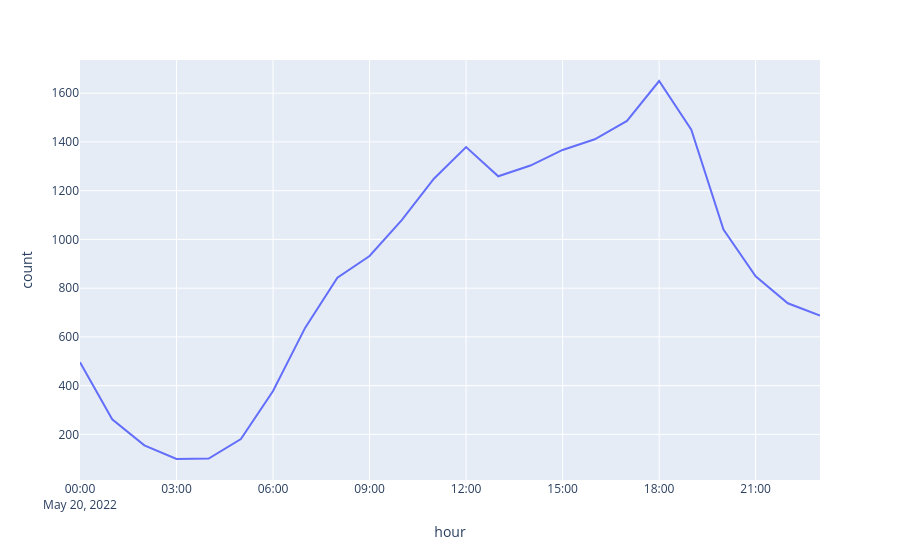

Notebook code cell kept with this figure:
### Code cell
px.line(chicago_hourly_stats, 'hour', 'count')

### Figure 1 — Plotly figure (JSON) as saved in the notebook; plotly's stock layout.template omitted (floating-point values rounded to 4 significant figures)
{"data": [{"hovertemplate": "hour=%{x}<br>count=%{y}<extra></extra>", "legendgroup": "", "line": {"color": "#636efa", "dash": "solid"}, "marker": {"symbol": "circle"}, "mode": "lines", "name": "", "orientation": "v", "showlegend": false, "type": "scatter", "x": ["2022-05-20T00:00:00", "2022-05-20T01:00:00", "2022-05-20T02:00:00", "2022-05-20T03:00:00", "2022-05-20T04:00:00", "2022-05-20T05:00:00", "2022-05-20T06:00:00", "2022-05-20T07:00:00", "2022-05-20T08:00:00", "2022-05-20T09:00:00", "2022-05-20T10:00:00", "2022-05-20T11:00:00", "2022-05-20T12:00:00", "2022-05-20T13:00:00", "2022-05-20T14:00:00", "2022-05-20T15:00:00", "2022-05-20T16:00:00", "2022-05-20T17:00:00", "2022-05-20T18:00:00", "2022-05-20T19:00:00", "2022-05-20T20:00:00", "2022-05-20T21:00:00", "2022-05-20T22:00:00", "2022-05-20T23:00:00"], "xaxis": "x", "y": [496, 262, 155, 99, 101, 181, 378, 638, 843, 932, 1079, 1249, 1379, 1259, 1303, 1367, 1411, 1486, 1650, 1450, 1040, 849, 738, 688], "yaxis": "y"}], "layout": {"legend": {"tracegroupgap": 0}, "margin": {"t": 60}, "xaxis": {"anchor": "y", "domain": [0, 1], "title": {"text": "hour"}}, "yaxis": {"anchor": "x", "domain": [0, 1], "title": {"text": "count"}}}}
